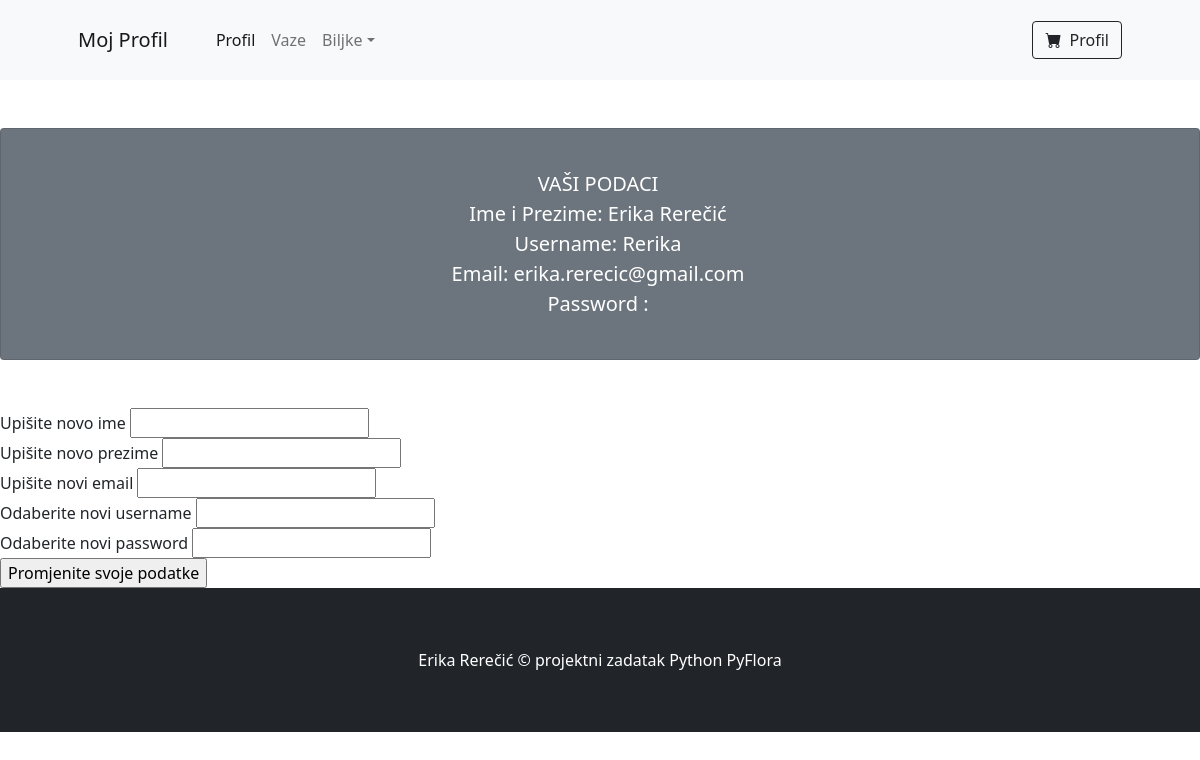
The page /profil on the database its author committed.
### app.py (models this page shows)
class User (db.Model):
    __tablename__ = 'User'
    id = db.Column(db.Integer(), primary_key = True )
    ime = db.Column(db.String(50), nullable = False)
    prezime = db.Column (db.String())
    email = db.Column (db.String(50), unique = True , nullable = False)
    username = db.Column(db.String(50), unique = True , nullable = False)
    password = db.Column (db.Integer(), nullable = False)

### app.py (the view, shortened to what this page needs)
@app.route('/profil', methods = ['GET' , 'POST'])
def profil():
    user=User.query.get(1)
    form = Profil ()
    return render_template('Profil.html', form = form , user = user)

### app.py
class Profil (FlaskForm):
    ime= StringField('Upišite novo ime')
    prezime = StringField('Upišite novo prezime')
    email = StringField('Upišite novi email')
    username = StringField('Odaberite novi username')
    password = PasswordField('Odaberite novi password')
    submit = SubmitField('Promjenite svoje podatke')

### template/Profil.html (shortened to what this page needs)
{% extends 'layout.html'%}
{%block title%} Moj Profil {%endblock%}
{%block content%}
<div class="card text-white bg-secondary my-5 py-4 text-center">
    <div class="card-body">
        <p class="lead text-white m-0">
            <strong>
                VAŠI PODACI
            </strong><br>
            Ime i Prezime: {{user.ime}} {{user.prezime}} <br>
            Username: {{ user.username }}<br>
            Email: {{ user.email}}<br>
            Password : {{user.password}} <br>
        </p>
    </div>
</div>
<form method="POST">
    {{form.ime.label}}
    {{form.ime}} <br>
    {{form.prezime.label}}
    {{form.prezime}} <br>
    {{form.email.label}}
    {{form.email}} <br>
    {{form.username.label}}
    {{form.username}}<br>
    {{form.password.label}}
    {{form.password}}<br>
    {{form.submit()}}
</form>
{%endblock%}

### rows shown on the page
User: ime "Erika", prezime "Rerečić", username "Rerika", email "erika.rerecic@gmail.com"
